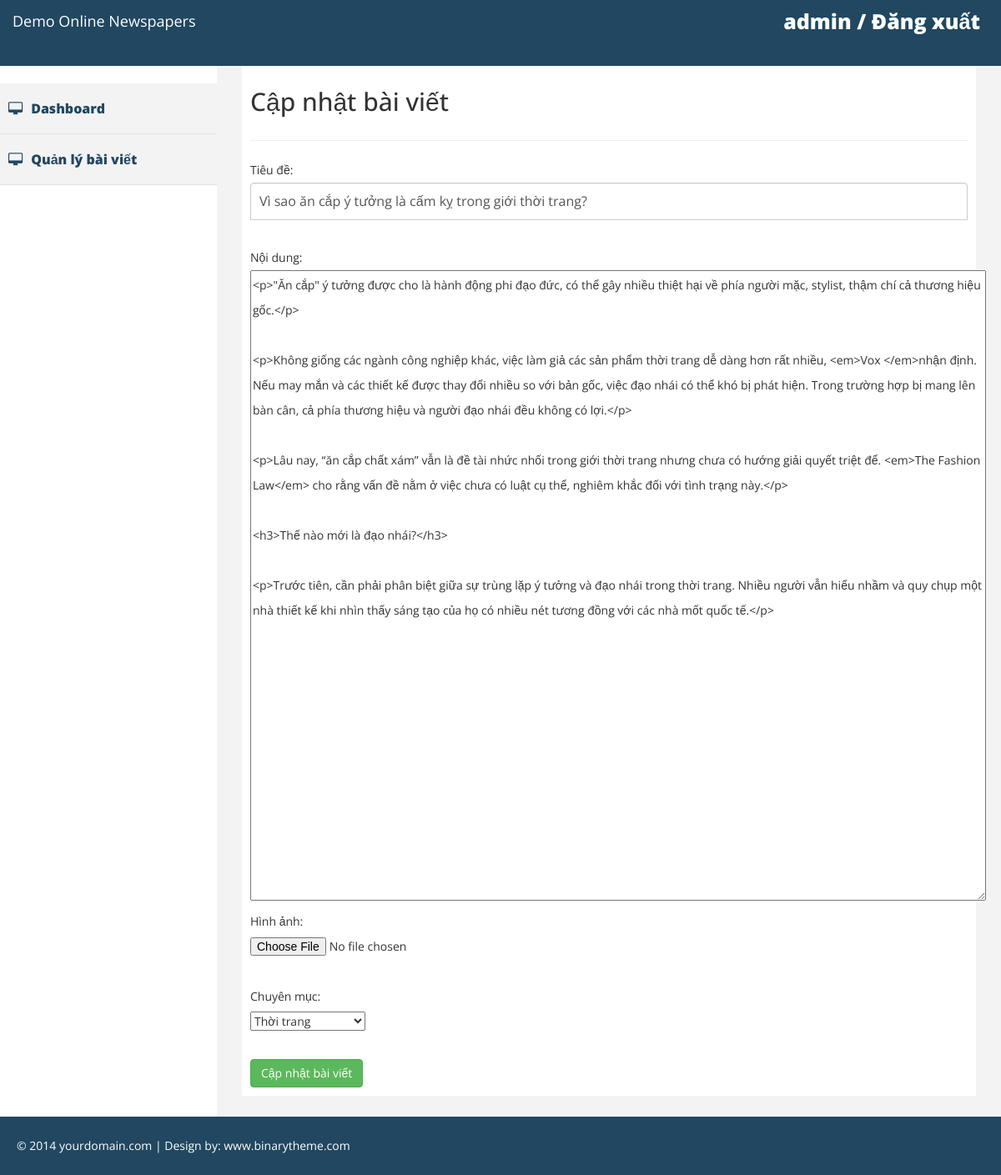
The page /admin/post_update.php?id=10 (signed in) on the database its author committed.
### tables this page shows
CREATE TABLE `posts` (
  `post_id` int(11) NOT NULL,
  `category_id` int(11) NOT NULL,
  `title` varchar(255) NOT NULL,
  `content` text NOT NULL,
  `image` text NOT NULL,
  `createdate` datetime NOT NULL,
  `del_flag` tinyint(4) NOT NULL
);

### incs/class_db.php (called while the page is built, shortened)
<?php
class dblib
{
    private $__conn;
    function connect()
    {
        $servername = "localhost";
        $username = "root";
        $password = "";
        $dbname = "webtintuc";
        if (!$this->__conn) {
            try {
                $this->__conn = new PDO("mysql:host=$servername;dbname=$dbname", $username, $password);
                $this->__conn->setAttribute(PDO::ATTR_ERRMODE, PDO::ERRMODE_EXCEPTION);
            } catch (PDOException $e) {
                echo "Error: " . $e->getMessage();
                die();
            }
        }
    }
    function get_list($sql)
	{
		$stmt = $this->__conn->prepare($sql);
		$stmt->execute();
		$stmt->setFetchMode(PDO::FETCH_ASSOC);
		return $stmt->fetchALL();
	}
    function get_row($sql)
    {
        $stmt = $this->__conn->prepare($sql);
        $stmt->execute();
        $stmt->setFetchMode(PDO::FETCH_ASSOC);
        return $stmt->fetch();
    }
}

### incs/class_admin.php (the view, shortened to what this page needs)
<?php
class adminlib extends dblib
{
	function get_dropdown_category($list, $value)
	{
		$info = '<option value="0">Chọn chuyên mục</option>';
		for ($i = 0; $i < count($list); $i++) {
			$selected = $list[$i]["category_id"] == $value ? 'selected' : '';
			$info .= '<option value="' . $list[$i]["category_id"] . '" ' . $selected . ' >' . $list[$i]["name"] . '</option>';
		}
		return $info;
	}
}

### admin/post_update.php (shortened to what this page needs)
<?php
function inc()
{
	include "../incs/class_db.php";
	include "../incs/class_admin.php";
}
$adminlib = new adminlib();
$post_id = intval($_GET["id"]);
$sql = "SELECT title, content, category_id FROM posts WHERE post_id = $post_id";
$data = $adminlib->get_row($sql);
$sql = "SELECT * FROM category";
$list_category = $adminlib->get_list($sql);
?>
<?php include 'header.php'; ?>
<?php include 'sidebar.php'; ?>
<div id="page-wrapper">
	<div id="page-inner">
		<div class="row">
			<div class="col-md-12">
				<h2>Cập nhật bài viết</h2>
			</div>
		</div>
		<hr />
		<form action="post_update.php?id=<?php echo $post_id ?>" method="post" enctype="multipart/form-data">
			Tiêu đề:<?php echo isset($error['title']) ? $error['title'] : ''; ?><br>
			<input type="text" name="title" value="<?php echo isset($data['title']) ? $data['title'] : ''; ?>" class="form-control"><br>
			Nội dung:<?php echo isset($error['content']) ? $error['content'] : ''; ?><br>
			<textarea name="content" id="content" rows="25" cols="120"><?php echo isset($data['content']) ? $data['content'] : ''; ?></textarea>
			<br>
			Hình ảnh:<?php echo isset($error['image']) ? $error['image'] : ''; ?><br>
			<input name="fileToUpload" type="file"><br>
			Chuyên mục:<?php echo isset($error['category_id']) ? $error['category_id'] : ''; ?><br>
			<select name="category_id">
				<?php echo $adminlib->get_dropdown_category($list_category, $data["category_id"]); ?>
			</select><br><br>
			<input type="submit" name="update_action" value="Cập nhật bài viết" class="btn btn-success">
		</form>
	</div>
</div>
</div>
<?php include 'footer.php'; ?>

### admin/assets/css/custom.css (style rules this page uses)
body { font-family: 'Open Sans', sans-serif; line-height:30px; }
#page-wrapper { padding: 15px 15px; min-height: 600px; background:#F3F3F3; }
#page-inner { width:100%; margin:10px 20px 10px 0px; background-color:#fff!important; padding:10px; min-height:1050px; }
@media (min-width:768px) { #page-wrapper { margin: 0 0 0 260px; padding: 15px 30px; min-height: 1050px; } }
.form-control { position: relative; font-size: 16px; height: auto; padding: 10px; }
input[type="text"] { margin-bottom: 0px; border-bottom-left-radius: 0; border-bottom-right-radius: 0; }

### rows shown on the page
posts: title "Vì sao ăn cắp ý tưởng là cấm kỵ trong giới thời trang?", content "<p>\"Ăn cắp\" ý tưởng được cho là hành động phi đạo đức, có thể gây nhiều thiệt hại về phía người mặc, stylist, thậm chí cả thương hiệu gốc.</p> <p>Không giống các ngành công nghiệp khác, việc làm giả các sản phẩm thời trang dễ dàng hơn rất nhiều, <em>Vox </em>nhận định. Nếu may mắn và các thiết kế được thay đổi nhiều so với bản gốc, việc đạo nhái có thể khó bị phát hiện. Trong trường hợp bị mang lên bàn cân, cả phía thương hiệu và người đạo nhái đều không có lợi.</p> <p>Lâu nay, “ăn cắp chất xám” vẫn là đề tài nhức nhối trong giới thời trang nhưng chưa có hướng giải quyết triệt để. <em>The Fashion Law</em> cho rằng vấn đề nằm ở việc chưa có luật cụ thể, nghiêm khắc đối với tình trạng…"

### other values the page prints
$_COOKIE["admin"] "admin"
form field category_id "Thời trang"
